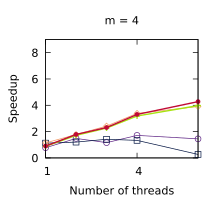

The gnuplot source for this figure:
set title "m = 4"
set terminal pdf size 2.2,2.0
set output "./results/LUD_n___512,_m___4.pdf"
set key off
set xrange [1:6]
set xtics (1, 4)
set xlabel "Number of threads"
set yrange [0:9]
set ytics (0, 2, 4, 6, 8)
set ylabel "Speedup"
plot './results/LUD_n___512,_m___4.dat' using 1:2 title "Work stealing" pointsize 0.7 lw 1 pt 6 linecolor rgb "#5B2182" with linespoints, \
  './results/LUD_n___512,_m___4.dat' using 1:3 title "OpenMP (loops)" pointsize 0.7 lw 1 pt 4 linecolor rgb "#001240" with linespoints, \
  './results/LUD_n___512,_m___4.dat' using 1:4 title "OpenMP (tasks)" pointsize 0.7 lw 1 pt 12 linecolor rgb "#F3965E" with linespoints, \
  './results/LUD_n___512,_m___4.dat' using 1:5 title "Work assisting (our)" pointsize 0.4 lw 2 pt 7 linecolor rgb "#C00A35" with linespoints
